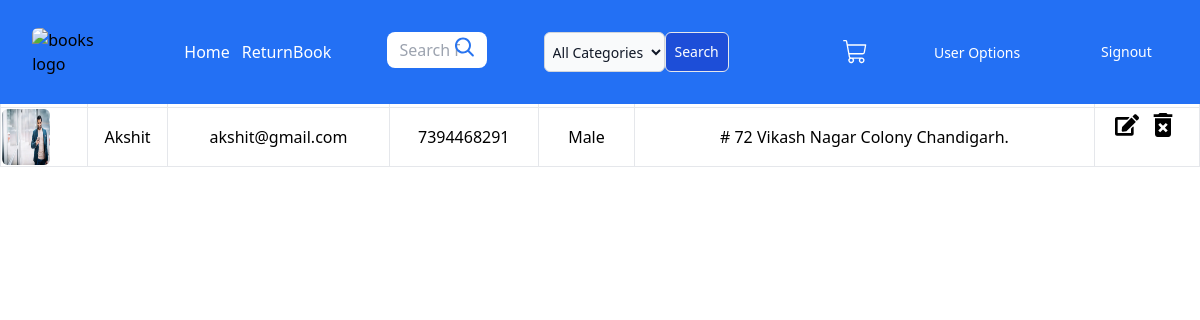
Screenshot of /userpanel.php (signed in) with the database file from the repository.
### tables this page shows
CREATE TABLE `image_file` (
  `id` int NOT NULL AUTO_INCREMENT,
  `userId` int DEFAULT NULL,
  `unique_name` varchar(200) NOT NULL,
  `display_name` varchar(200) NOT NULL,
  `created` datetime DEFAULT NULL,
  `modified` datetime DEFAULT NULL,
  `path` varchar(255) DEFAULT NULL,
  PRIMARY KEY (`id`),
  KEY `userId` (`userId`),
  CONSTRAINT `image_file_ibfk_1` FOREIGN KEY (`userId`) REFERENCES `users` (`userId`)
);

CREATE TABLE `users` (
  `userId` int NOT NULL AUTO_INCREMENT,
  `name` varchar(30) NOT NULL,
  `email` varchar(50) NOT NULL,
  `phone` varchar(15) NOT NULL,
  `password` varchar(255) NOT NULL,
  `gender` enum('Male','Female','Others') NOT NULL,
  `address` varchar(255) NOT NULL,
  `created` datetime DEFAULT NULL,
  `modified` datetime DEFAULT NULL,
  PRIMARY KEY (`userId`)
);

### database.php (called while the page is built, shortened)
<?php
class Database
{
    private $db_host = 'localhost';
    private $db_user = 'root';
    private $db_pass = 'Lavish@1233';
    private $db_name = 'book_shop_db';
    private $mysqli = "";
    private $result = array();
    private $conn = false;
    public function __construct()
    {
        if (!$this->conn) {
            $this->mysqli = new mysqli($this->db_host, $this->db_user, $this->db_pass, $this->db_name);
            $this->conn = true;
        } else {
            return true;
        }
    }
    public function sql($sql)
    {
        $query = $this->mysqli->query($sql);
        if ($query) {
            $this->result = $query->fetch_all(MYSQLI_ASSOC);
            return true;
        } else {
            array_push($this->result, $this->mysqli->error);
            return false;
        }
    }
    public function __destruct()
    {
        if ($this->conn) {
            if ($this->mysqli->close()) {
                $this->conn = false;
                return true;
            }
        } else {
            array_push($this->result, $table . " does not exist in the database");
            return false;
        }
    }
    public function getResult()
    {
        $val = $this->result;
        $this->result = array();
        return $val;
    }
}
?>

### userpanel.php (the view, shortened to what this page needs)
<?php
require 'database.php';
require('views/partials/head.php') ?>
<?php require('views/partials/head.php') ?>
<body>
    <?php require('views/partials/books_header.php'); ?>
    <main>
        <table class="mx-auto w-full">
            <thead class="border">
                <tr class="border">
                    <th class="border">Profile</th>
                    <th class="border">Name</th>
                    <th class="border">Email</th>
                    <th class="border">Phone</th>
                    <th class="border">Gender</th>
                    <th class="border">Address</th>
                    <th class="border">Action</th>
                </tr>
            </thead>
            <tbody>
                <?php
                $loginUserId = $_SESSION['loginUser'];
                $db = new Database();
                $db->sql("select * from rentedbooks where userId = '$loginUserId'");
                $bookData = $db->getResult();
                $db = new Database();
                $db->sql("select * from users left join image_file on users.userId = image_file.userId where Id = '$loginUserId'");
                while ($rows =  $db->getResult()) {
                ?>
                    <?php
                    foreach ($rows as $row) : ?>
                        <tr class="border text-center">
                            <td><img class="w-12 h-14 rounded-md" src="<?php echo $row['path']; ?>" /></td>
                            <td class="border"><?php echo $row['name']; ?></td>
                            <td class="border"><?php echo $row['email']; ?></td>
                            <td class="border"><?php echo $row['phone']; ?></td>
                            <td class="border"><?php echo $row['gender']; ?></td>
                            <td class="border"><?php echo $row['address']; ?></td>
                            <td class="flex gap-2 items-center justify-center">
                                <?php $loginId = isset($_SESSION['loginUser']) ? $_SESSION['loginUser'] : 's';
                                $dbId = isset($row['userId']) ? $row['userId'] : ''; ?>
                                <?php if ($loginId == $dbId) : ?>
                                    <a href="./update_user.php?userId=<?php echo $row['userId']; ?>"></a>
                                    <?php if (isset($bookData[0]['paymentStatus']) == 'Paid' || !isset($bookData[0]['userId'])):?>
                                    <a href="./delete_user.php?userId=<?php echo $row['userId']; ?>"></a>
                                    <?php endif; ?>
                                <?php endif; ?>
                            </td>
                        </tr>
                    <?php endforeach ?>
                <?php } ?>
            </tbody>
        </table>
    </main>

### rows the page displays
image_file: path (picture), userId.name "Akshit", userId.email "akshit@gmail.com", userId.phone "7394468291", userId.gender "Male", userId.address "# 72 Vikash Nagar Colony Chandigarh."
